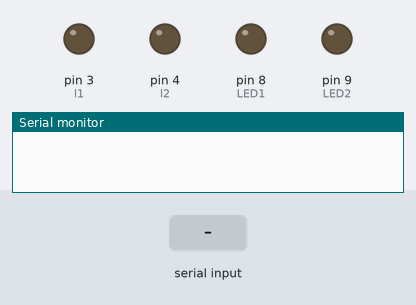
The sketch below on a simulated Arduino Uno, built with avr-gcc and run on an emulated ATmega328P. Shown: output pins drawn as LEDs (lit = HIGH), the last lines printed to the serial monitor. The test bench sets the inputs (shaded band). Pins used as bus, display or sensor lines are not drawn.

Above: at 1.2 s.
1.3 s: "move forward" received over Serial
At 1.9 s:
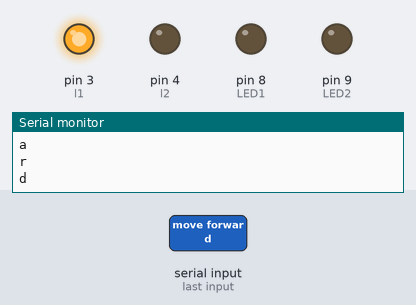
2.9 s: "go back" received over Serial
At 5.6 s:
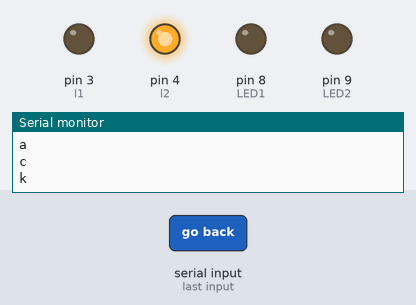
5.9 s: "headlights on" received over Serial
At 8.6 s:
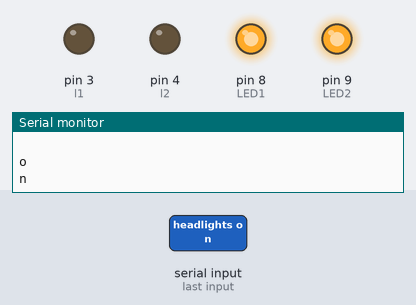
8.9 s: "turn right" received over Serial
At 9.3 s:
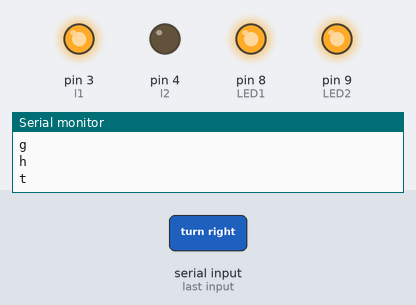
11.9 s: "go back" received over Serial
At 12.9 s:
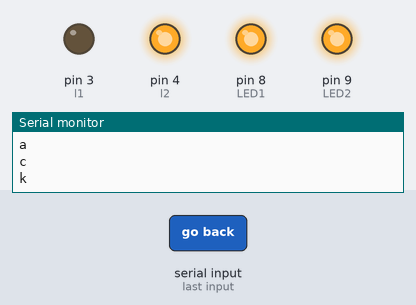
13.4 s: "headlights off" received over Serial
At 15.6 s:
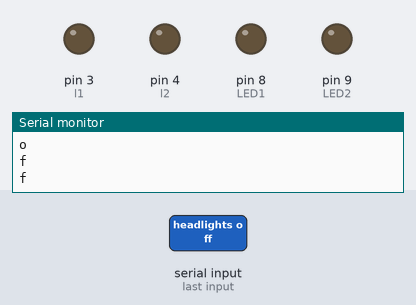
Timing chart, 0 to 17.1 s (numbered marks = the images above; inputs shaded):
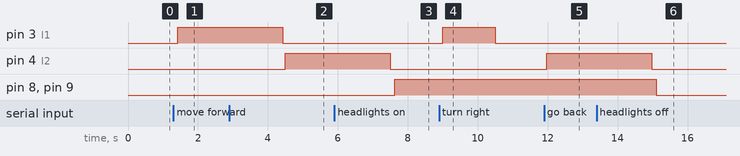

The sketch:

Voice_Control.ino
```cpp
#include <SoftwareSerial.h>

String voice; //to store voice command

int l1 = 3; //Positive of left motor
int l2 = 4; //Negative of left motor
int r1 = 5; //Positive of right motor
int r2 = 6; //negative of right motor
int LED1 = 8; // LED 1 pin
int LED2 = 9; //LED 2 pin

void setup()
{
  Serial.begin(9600); //start serial communication

  pinMode(3 ,OUTPUT);
  pinMode(4 ,OUTPUT);
  pinMode(5 ,OUTPUT);
  pinMode(6 ,OUTPUT);
  pinMode(LED1, OUTPUT);
  pinMode(LED2, OUTPUT);
}

void loop()
{
  while (Serial.available()){ //Check if there is an available byte to read
     delay(10); //Delay added to make thing stable
    char c = Serial.read(); //Conduct a serial read
    Serial.println( c);
    if (c == '#') {break;} //Exit the loop when the # is detected after the word
    voice += c; //Shorthand for voice = voice + c

  }
  if (voice.length() > 0){
    if(voice == "move forward"){
      digitalWrite(l1, HIGH);
      digitalWrite(l2, LOW);
      digitalWrite(r1, HIGH);
      digitalWrite(r2, LOW);
      delay(3000);
      digitalWrite(l1, LOW);
      digitalWrite(l2, LOW);
      digitalWrite(r1, LOW);
      digitalWrite(r2, LOW);

      }
    else if(voice == "go back"){
     digitalWrite(l1, LOW);
     digitalWrite(l2, HIGH);
     digitalWrite(r1, LOW);
     digitalWrite(r2, HIGH);
     delay(3000);
     digitalWrite(l1, LOW);
     digitalWrite(l2, LOW);
     digitalWrite(r1, LOW);
     digitalWrite(r2, LOW);
      }
    else if(voice == "turn right" ) {
     digitalWrite(l1, HIGH);
     digitalWrite(l2, LOW);
     digitalWrite(r1, LOW);
     digitalWrite(r2, LOW);
     delay(1500);
     digitalWrite(l1, LOW);
     digitalWrite(l2, LOW);
     digitalWrite(r1, LOW);
     digitalWrite(r2, LOW);
    }
    else if(voice == "turn left") {
     digitalWrite(l1, LOW);
     digitalWrite(l2, LOW);
     digitalWrite(r1, HIGH);
     digitalWrite(r2, LOW);
     delay(1500);
     digitalWrite(l1, LOW);
     digitalWrite(l2, LOW);
     digitalWrite(r1, LOW);
     digitalWrite(r2, LOW);
    }
    else if(voice == "headlights on") {
       digitalWrite(LED1, HIGH);
       digitalWrite(LED2, HIGH);
    }
    else if(voice == "headlights off") {
       digitalWrite(LED1, LOW);
       digitalWrite(LED2, LOW);
    }
    else if(voice == "stop") {
     digitalWrite(l1, LOW);
     digitalWrite(l2, LOW);
     digitalWrite(r1, LOW);
     digitalWrite(r2, LOW);
    }

  voice=""; //Reset the variable after initiating
  }
}
```

Measured:
- after the input at 1.3 s, pin 3 (l1): LOW → HIGH after 0.12 s
- after the input at 2.9 s, pin 4 (l2): LOW → HIGH after 1.6 s
- after the input at 5.9 s, pin 8 (LED1), pin 9 (LED2): LOW → HIGH after 1.7 s
- after the input at 8.9 s, pin 3 (l1): LOW → HIGH after 0.10 s, → LOW 1.5 s later
- after the input at 11.9 s, pin 4 (l2): LOW → HIGH after 0.07 s
- after the input at 13.4 s, pin 8 (LED1), pin 9 (LED2): HIGH → LOW after 1.7 s
